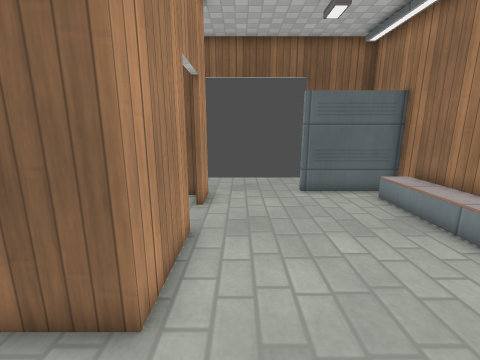
[1] (above)

16 first-person views from a walk through a Godot game level. The camera is 1.4 m above the floor, tilts 12° down and sees 90° across. The floor is counted in squares, 0.5 m on a side. Each view is taken from the middle of a square. On the plan, view 1 faces up. The plan holds only what a view shows up to about 18 squares ahead; the rest is blank. Surface patterns are stand-ins for the level's own textures.

[2]
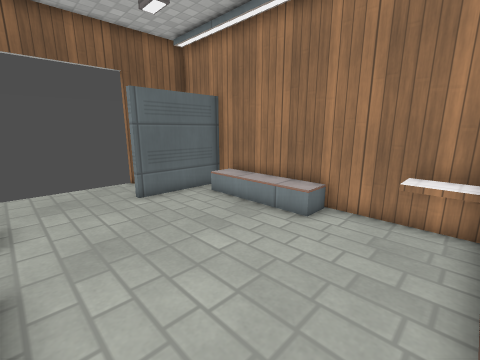

[3]
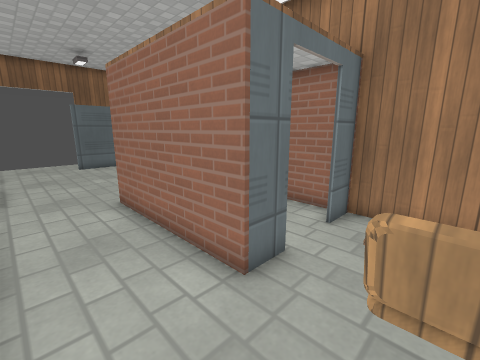

[4]
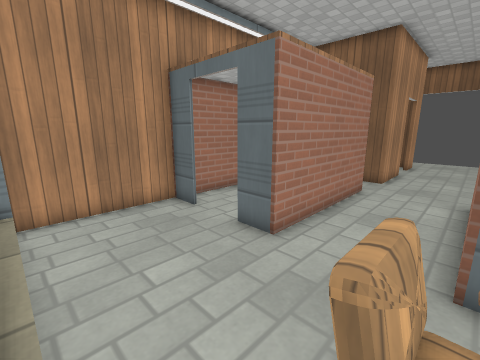

[5]
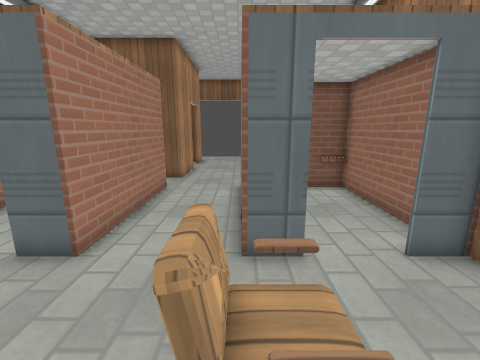

[6]
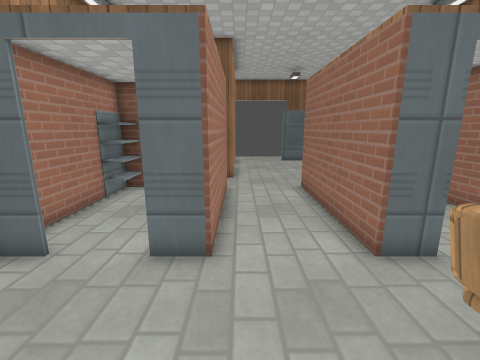

[7]
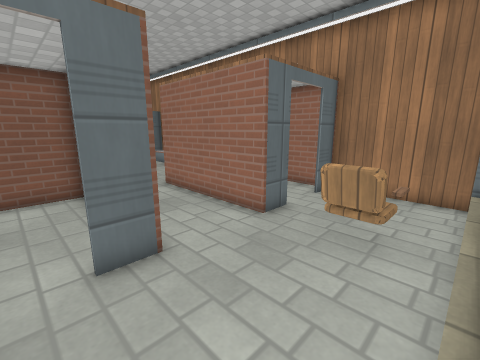

[8]
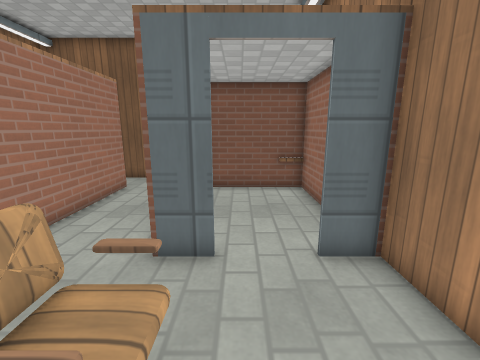

[9]
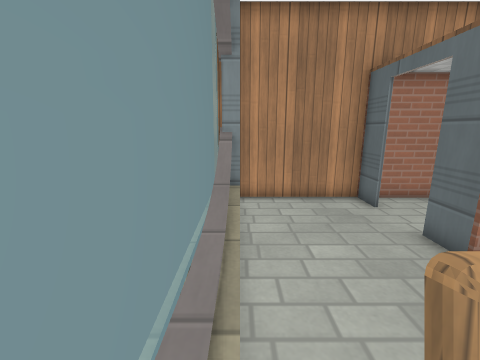

[10]
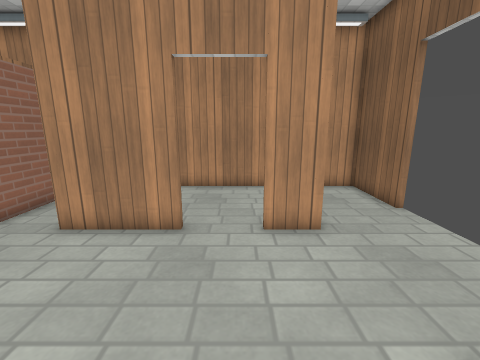

[11]
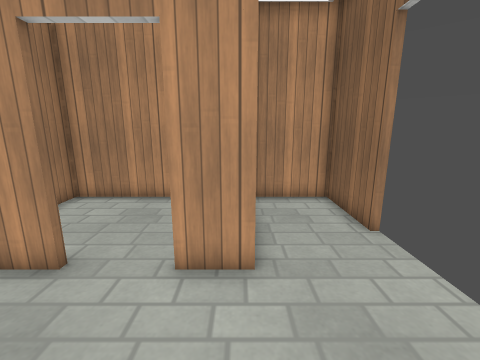

[12]
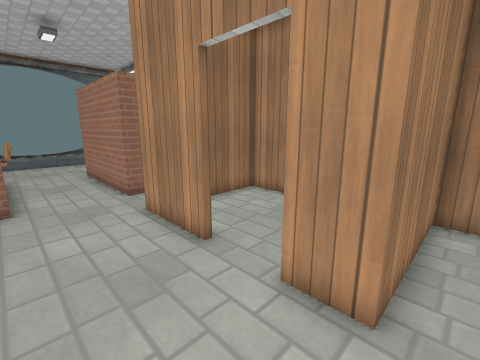

[13]
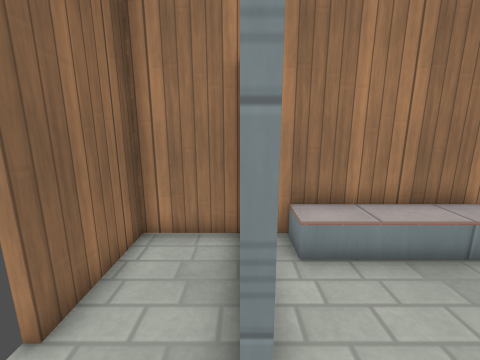

[14]
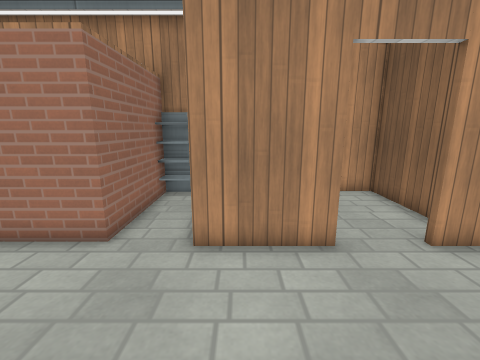

[15]
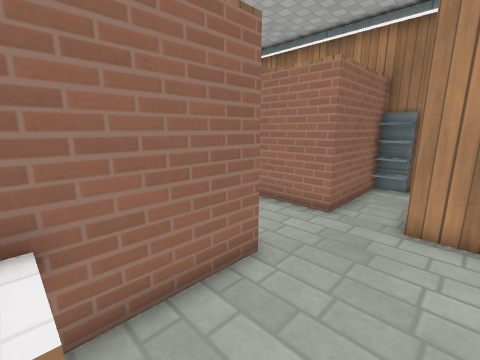

[16]
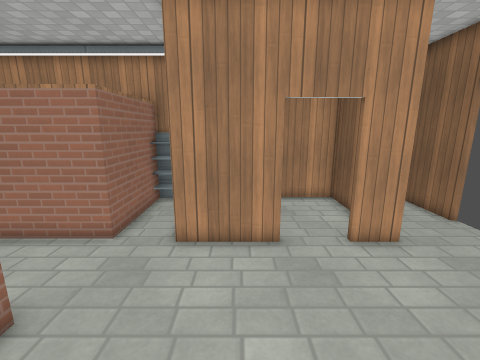

### Floor plan
Key: @ floor where view 1 was taken; # wall or solid block; x gap in a wall; . floor; / step, stairs or slope; = window, fence, low wall or low ledge; ^ raised ledge; C chair; O other object.
Columns run from 7 left of view 1 to 7 right of it. Each row starts with its distance up from view 1.
 14 ####       x###
 13 #.............#
 12 #.............#
 11 #.........#####
 10 #######.......#
  9 #....##....../#
  8 #............/#
  7 #............/#
  6 #....##....../#
  5 #....##....../#
  4 #....##.......#
  3 #######.......#
  2 #O...........^^
  1 #O####...####^^
  0 #O ..#.@.#.. =#
 -1 #O...#...#....#
 -2 #....#...#....#
 -3 #....#...#....#
 -4 #....#...#....#
 -5 #....#...#....#
 -6 ##..##...##..##
 -7 #.............#
 -8 #........CC...#
 -9 #.......CCO...#
-10 #........CC...#
-11 ###/////////=##
-12 ###==

Positions as (right, up) in squares from view 1, and headings:
1: (0, 0), facing up
2: (-1, 1), facing up-right
3: (-1, -9), facing up-right
4: (2, -11), facing up-left
5: (2, -11), facing up
6: (-1, -11), facing up
7: (-4, -11), facing up-right
8: (4, -11), facing up
9: (3, -11), facing left
10: (5, 8), facing left
11: (3, 10), facing left
12: (2, 11), facing down-left
13: (1, 11), facing right
14: (4, 4), facing left
15: (6, 4), facing down-left
16: (6, 5), facing left
